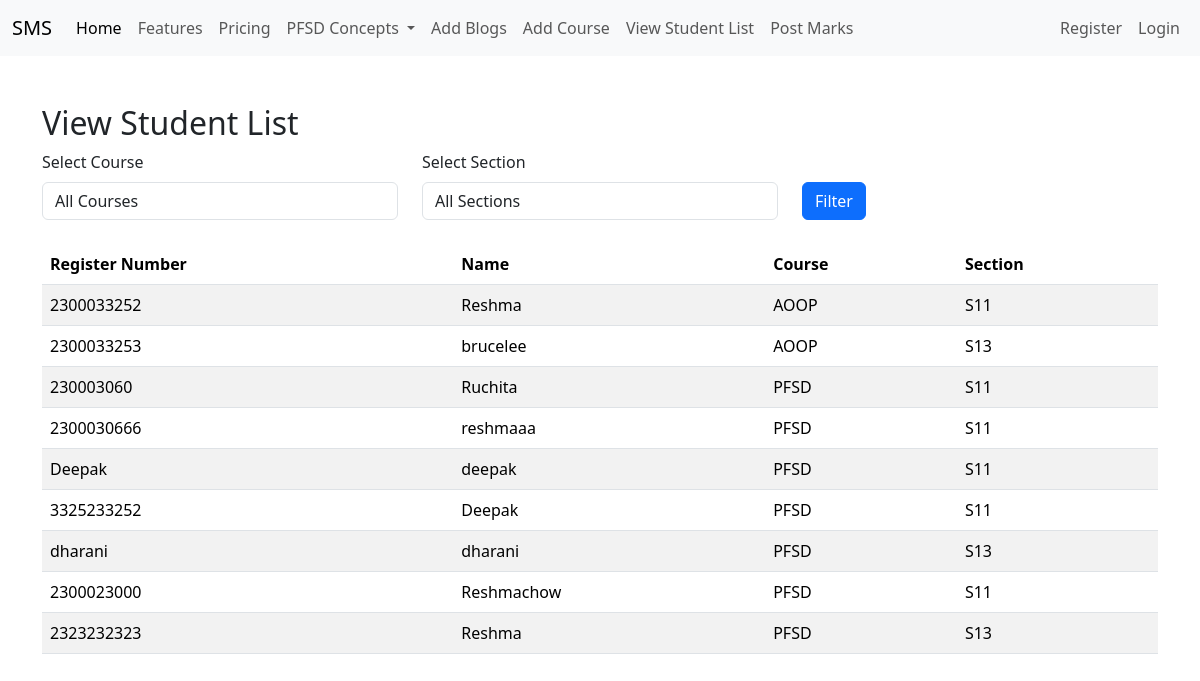
/facultyapp/viewstudents, run on the app's committed database.
### adminapp/models.py (models this page shows, shortened)
class StudentList(models.Model):
    Register_Number = models.CharField(max_length=20, unique=True)
    Name = models.CharField(max_length=100)
    user = models.OneToOneField(User, on_delete=models.CASCADE, null=True)

### facultyapp/models.py (models this page shows, shortened)
class AddCourse(models.Model):
    COURSE_CHOICES =[
        ('AOOP' , 'ADVANCED OBJECT ORIENTED PROGRAMMING'),
        ('PFSD', 'PYTHON FULL STACK DEVELOPMENT'),
    ]
    SECTION_CHOICES=[
        ('S11','SECTION S11'),
        ('S12', 'SECTION S12'),
        ('S13', 'SECTION S13'),
        ('S14', 'SECTION S14'),
        ('S15', 'SECTION S15'),
        ('S16', 'SECTION S16'),
        ('S17', 'SECTION S17'),
    ]
    student = models.ForeignKey(StudentList, on_delete= models.CASCADE)
    course=models.CharField(max_length=50, choices = COURSE_CHOICES)
    section = models.CharField(max_length=50, choices=SECTION_CHOICES)

### facultyapp/views.py (the view)
# urls.py: path('viewstudents', views.view_student_list, name='viewstudents'),
def view_student_list(request):
    course = request.GET.get('course')
    section = request.GET.get('section')
    student_courses = AddCourse.objects.all()
    if course:
        student_courses = student_courses.filter(course=course)
    if section:
        student_courses = student_courses.filter(section=section)
    students = StudentList.objects.filter(id__in=student_courses.values('student_id'))
    course_choices = AddCourse.COURSE_CHOICES
    section_choices = AddCourse.SECTION_CHOICES
    context = {
        'students': students,
        'course_choices': course_choices,
        'section_choices': section_choices,
        'selected_course': course,
        'selected_section': section,
    }
    return render(request, 'facultyapp/view_student_list.html', context)

### templates/facultyapp/view_student_list.html (shortened to what this page needs)
{% extends 'Navbar/FacultyNavbar.html' %}
{% load static %}
{% block body %}
    <div class="container mt-5">
        <h2>View Student List</h2>
        <form method="get" class="mb-4">
            <div class="row">
                <div class="col-md-4">
                    <label for="course" class="form-label">Select Course</label>
                    <select name="course" id="course" class="form-control">
                        <option value="">All Courses</option>
                    </select>
                </div>
                <div class="col-md-4">
                    <label for="section" class="form-label">Select Section</label>
                    <select name="section" id="section" class="form-control">
                        <option value="">All Sections</option>
                    </select>
                </div>
                <div class="col-md-4 mt-4">
                    <button type="submit" class="btn btn-primary mt-2">Filter</button>
                </div>
            </div>
        </form>
        <table class="table table-striped">
            <thead>
                <tr>
                    <th>Register Number</th>
                    <th>Name</th>
                    <th>Course</th>
                    <th>Section</th>
                </tr>
            </thead>
            <tbody>
                {% if students %}
                    {% for student in students %}
                        <tr>
                            <td>{{ student.Register_Number }}</td>
                            <td>{{ student.Name }}</td>
                            <td>{{ student.addcourse_set.first.course }}</td>
                            <td>{{ student.addcourse_set.first.section }}</td>
                        </tr>
                    {% endfor %}
                {% else %}
                    <tr>
                        <td colspan="4" class="text-center">No students found.</td>
                    </tr>
                {% endif %}
            </tbody>
        </table>
    </div>
{% endblock %}

### data on the page
StudentList: Register_Number "2300033252", Name "Reshma", addcourse_set.first.course "AOOP", addcourse_set.first.section "S11"
StudentList: Register_Number "2300033253", Name "brucelee", addcourse_set.first.course "AOOP", addcourse_set.first.section "S13"
StudentList: Register_Number "230003060", Name "Ruchita", addcourse_set.first.course "PFSD", addcourse_set.first.section "S11"
StudentList: Register_Number "2300030666", Name "reshmaaa", addcourse_set.first.course "PFSD", addcourse_set.first.section "S11"
StudentList: Register_Number "Deepak", Name "deepak", addcourse_set.first.course "PFSD", addcourse_set.first.section "S11"
StudentList: Register_Number "3325233252", Name "Deepak", addcourse_set.first.course "PFSD", addcourse_set.first.section "S11"
StudentList: Register_Number "dharani", Name "dharani", addcourse_set.first.course "PFSD", addcourse_set.first.section "S13"
StudentList: Register_Number "2300023000", Name "Reshmachow", addcourse_set.first.course "PFSD", addcourse_set.first.section "S11"
StudentList: Register_Number "2323232323", Name "Reshma", addcourse_set.first.course "PFSD", addcourse_set.first.section "S13"
